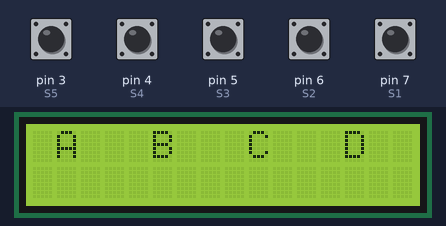
This sketch was run on a simulated Arduino Uno, built with avr-gcc and run on an emulated ATmega328P. Parts: 16×2 character LCD. The inputs (shaded band) are chosen by the test bench; at power-on: pin 3 (S5), pin 4 (S4), pin 5 (S3), pin 6 (S2), pin 7 (S1) HIGH.

Above: at 5.2 s.
5.3 s: pin 3 (S5) pulled LOW for 0.15 s
At 6.5 s:
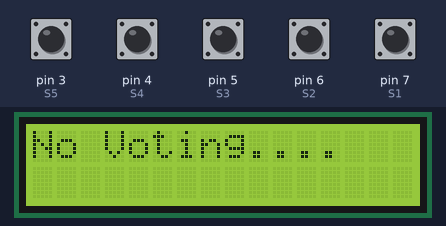
8.4 s: pin 4 (S4) pulled LOW for 0.15 s
At 8.8 s:
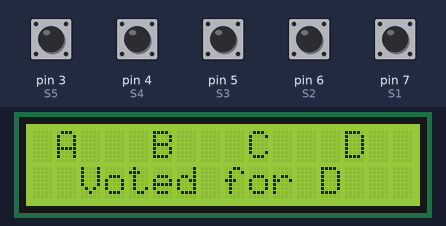
10.4 s: pin 5 (S3) pulled LOW for 0.15 s
12.4 s: pin 6 (S2) pulled LOW for 0.15 s
14.4 s: pin 7 (S1) pulled LOW for 0.15 s
At 14.8 s:
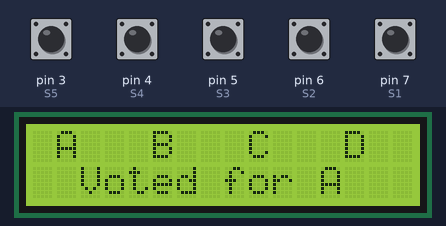
16.4 s: pin 3 (S5) pulled LOW for 1 s
At 17.4 s:
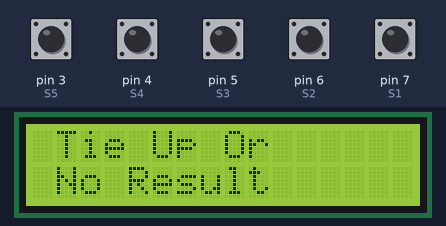
Timing chart, 0 to 19.4 s (numbered marks = the images above; inputs shaded):
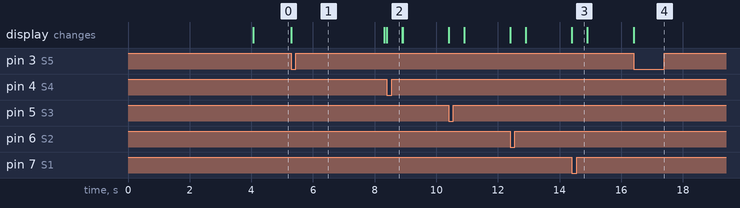

The sketch:

arduino_voting_machine.ino
```cpp
#include<LiquidCrystal.h>
LiquidCrystal lcd(13, 12, 11, 10, 9, 8);

#define S1 7
#define S2 6
#define S3 5
#define S4 4
#define S5 3
int vote1=0;
int vote2=0;
int vote3=0;
int vote4=0;
void setup()
{
pinMode(S1, INPUT);
pinMode(S2,INPUT);
pinMode(S3,INPUT);
pinMode(S4,INPUT);
pinMode(S5,INPUT);
lcd.begin(16, 2);
lcd.print(" Electronic ");
lcd.setCursor(0,1);
lcd.print(" Voting Machine ");
delay(4000);
digitalWrite(S1, HIGH);
digitalWrite(S2, HIGH);
digitalWrite(S3, HIGH);
digitalWrite(S4, HIGH);
digitalWrite(S5, HIGH);
lcd.clear();
lcd.setCursor(1,0);
lcd.print("A");
lcd.setCursor(5,0);
lcd.print("B");
lcd.setCursor(9,0);
lcd.print("C");
lcd.setCursor(13,0);
lcd.print("D");
}
void loop()
{

lcd.setCursor(1,0);
lcd.print("A");
//lcd.setCursor(1,1);
//lcd.print(vote1);
lcd.setCursor(5,0);
lcd.print("B");
//lcd.setCursor(5,1);
//lcd.print(vote2);
lcd.setCursor(9,0);
lcd.print("C");
//lcd.setCursor(9,1);
//lcd.print(vote3);
lcd.setCursor(13,0);
lcd.print("D");
//lcd.setCursor(13,1);
//lcd.print(vote4);

if(digitalRead(S1)==0)                   //For A
  {
  vote1++;
  lcd.setCursor(2,1);
  lcd.print("Voted for A");
  delay(500);
  lcd.clear();
  }
while(digitalRead(S1)==0);

if(digitalRead(S2)==0)                   //For B
  {
  vote2++;
  lcd.setCursor(2,1);
  lcd.print("Voted for B");
  delay(500);
  lcd.clear();
  }
while(digitalRead(S2)==0);

if(digitalRead(S3)==0)                   //For C
  {
  vote3++;
  lcd.setCursor(2,1);
  lcd.print("Voted for C");
  delay(500);
  lcd.clear();
  }
while(digitalRead(S3)==0);

if(digitalRead(S4)==0)                   //For D
  {
  vote4++;
  lcd.setCursor(2,1);
  lcd.print("Voted for D");
  delay(500);
  lcd.clear();
  }
while(digitalRead(S4)==0);

if(digitalRead(S5)==0)
{
int vote=vote1+vote2+vote3+vote4;
if(vote)
{
if((vote1 > vote2 && vote1 > vote3 && vote1 > vote4))
{
lcd.clear();
lcd.print("A is Winner");
lcd.setCursor(5,1);
lcd.print(String(vote1) + String(" votes"));
delay(3000);
lcd.clear();
}
else if((vote2 > vote1 && vote2 > vote3 && vote2 > vote4))
{
lcd.clear();
lcd.print("B is Winner");
lcd.setCursor(5,1);
lcd.print(String(vote2) + String(" votes"));
delay(3000);
lcd.clear();
}
else if((vote3 > vote1 && vote3 > vote2 && vote3 > vote4))
{
lcd.clear();
lcd.print("C is Winner");
lcd.setCursor(5,1);
lcd.print(String(vote3) + String(" votes"));
delay(3000);
lcd.clear();
}
else if(vote4 > vote1 && vote4 > vote2 && vote4 > vote3)
{
lcd.setCursor(0,0);
lcd.clear();
lcd.print("D is Winner");
lcd.setCursor(5,1);
lcd.print(String(vote4) + String(" votes"));
delay(3000);
lcd.clear();
}

else if(vote4 > vote1 && vote4 > vote2 && vote4 > vote3)
{
lcd.setCursor(0,0);
lcd.clear();
lcd.print("D is Winner");
delay(3000);
lcd.clear();
}

else
{
lcd.clear();
lcd.print(" Tie Up Or ");
lcd.setCursor(0,1);
lcd.print(" No Result ");
delay(3000);
lcd.clear();
}

}
else
{
lcd.clear();
lcd.print("No Voting....");
delay(3000);
lcd.clear();
}
vote1=0;vote2=0;vote3=0;vote4=0,vote=0;
lcd.clear();
}

}
```

Measured:
- after the input at 5.3 s, the display: changes at once (image 1)
- after the input at 8.4 s, the display: changes at once (image 2)
- after the input at 14.4 s, the display: changes at once (image 3)
- after the input at 16.4 s, the display: changes at once (image 4)
